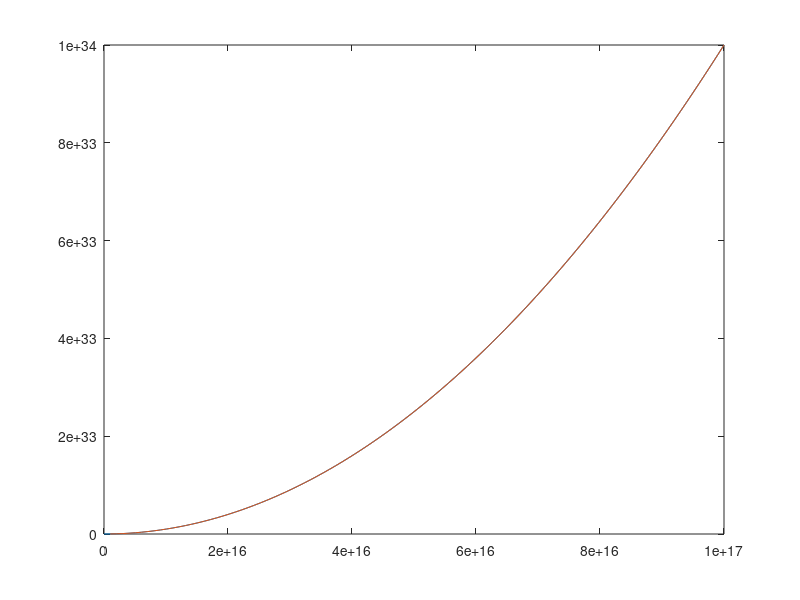
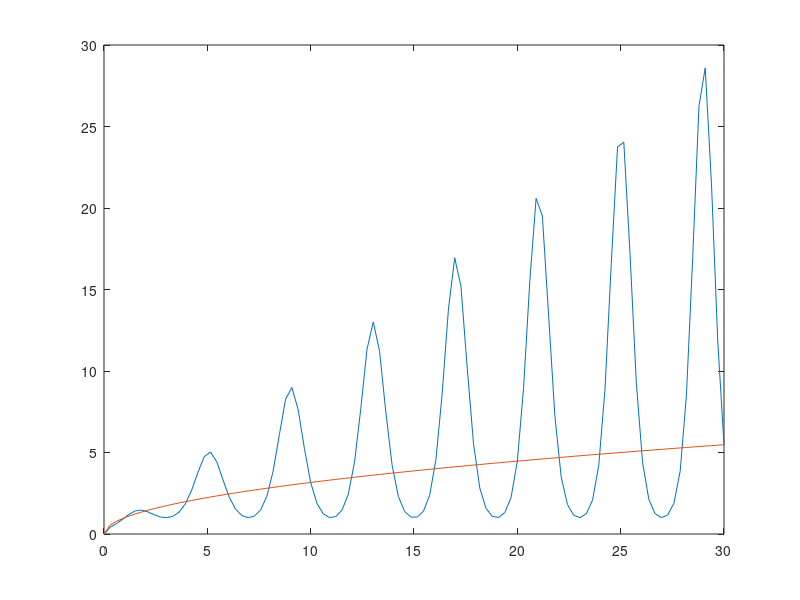

Recreate these plots in MATLAB, in order. (Note: this script raises an error after producing the figures.)
%f1 = @(n) n^2;
%f2 = @(n) n;
%f2 = @(n) (n - 2*log(n))*(n + cos(n))

%fplot(f1, [0, 10000]); hold on;
%fplot(f2, [0, 10000]);
close all;
x1 = linspace(0, 100000000000000000);
y1 = x1.^2;
y2 = (x1 - 2.*log(x1)).*(x1 + cos(x1));

plot(x1, y1, x1, y2);
figure;
x2 = linspace(0, 10000000000000000000000000000000000000000000);
y3 = 1.*(log(x2)).^2;
y4 = (log(x2)).^2 + 2.*log(x2);
plot(x2, y3, x2, y4);

figure;
x3 = linspace(0, 30);
y5 = x3.^((1+sin(pi.*x3./2))/2);
y6 = sqrt(x3);
plot(x3, y5, x3, y6);

syms n;
r1 = (log(n)).^2;
r2 = log(n.^(log(n)))+2.*log(n);
r3 = (log(n)).^2 + 2.*log(n);

eval(subs(r1, n, 1000000000000))
eval(subs(r3, n, 1000000000000))


